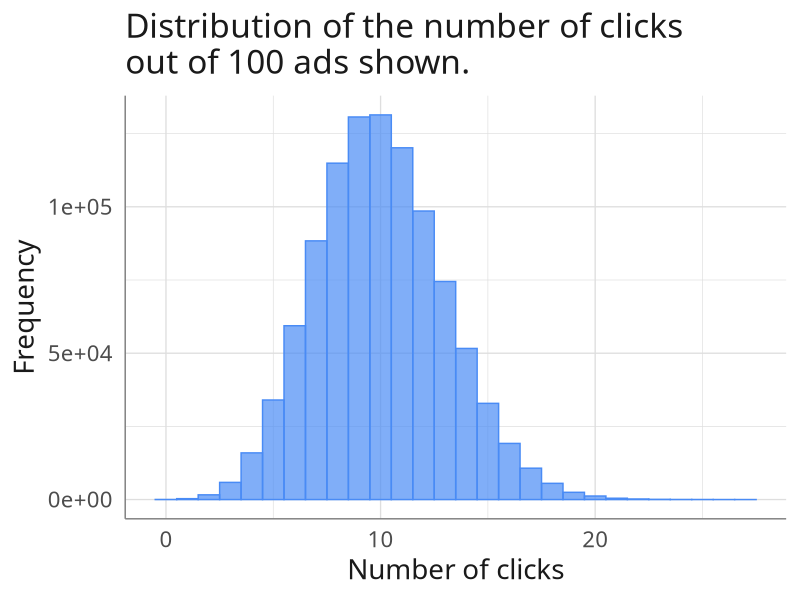
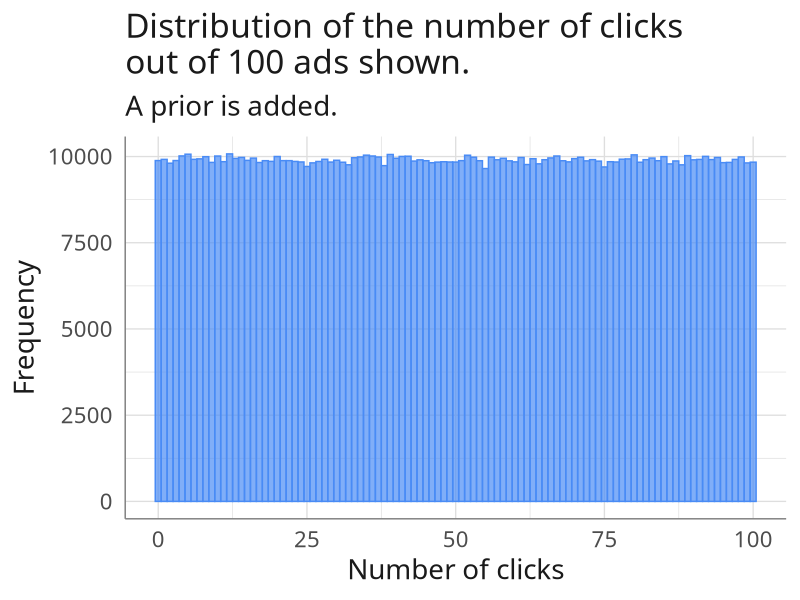
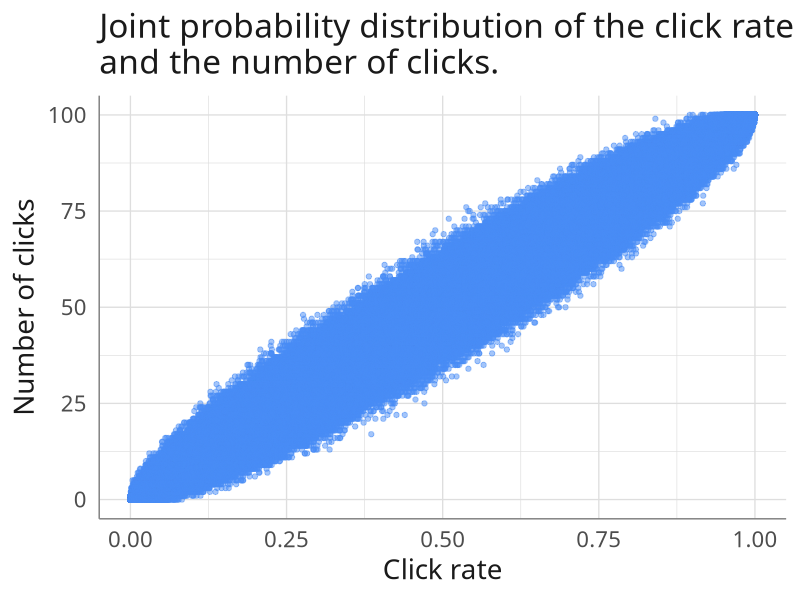
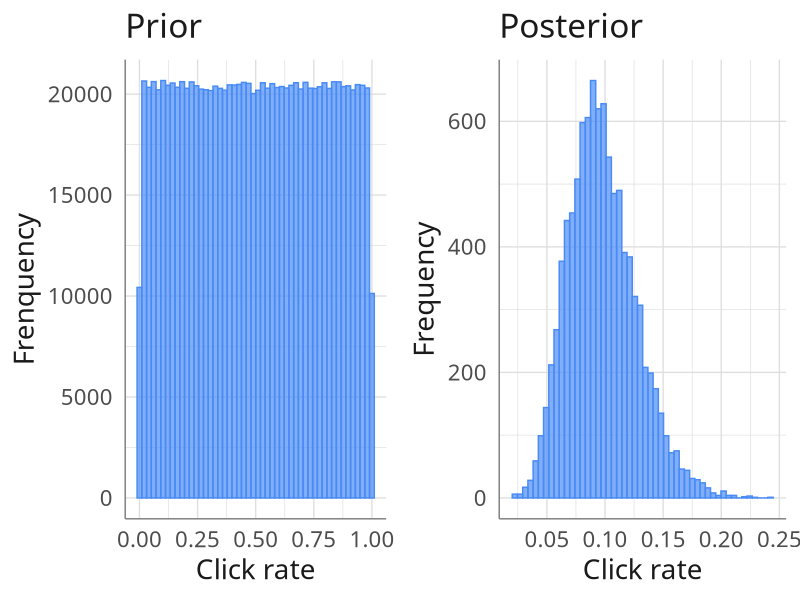

Here is the R script that generated these plots, in order:
## ---- chunk 1
library("knitr")
opts_chunk$set(echo = FALSE, eval = TRUE, warning = FALSE, message = FALSE, cache = FALSE, fig.align = 'center', dpi = 300, out.width = '75%')
## ---- chunk 2
library("ggplot2") # data visualisation
library("gridExtra") # arrange plot in grid
library("magrittr") # pipe operators

# Set default ggplot theme
theme_set(
  theme_light(
  base_size = 20
  ) +
  theme(
    text = element_text(family = "Gibson", colour = "gray10"),
    panel.border = element_blank(),
    axis.line = element_line(colour = "gray50", size = .5),
    axis.ticks = element_blank(),
    strip.background = element_rect(colour = "gray50", fill = "transparent", size = .7),
    strip.text.x = element_text(colour = "gray10"),
    legend.key.size = unit(2, "cm")
  )
)

# Set default color
default_base_color <- rgb(73, 139, 245, maxColorValue = 255)
new_geom_defaults <- list(
  # Geoms that only require a default colour.
  list(geom = "abline", new = list(colour = default_base_color)),
  list(geom = "point", new = list(colour = default_base_color)),
  list(geom = "density", new = list(colour = default_base_color)),
  list(geom = "errorbar", new = list(colour = default_base_color)),
  list(geom = "errorbarh", new = list(colour = default_base_color)),
  list(geom = "hline", new = list(colour = default_base_color)),
  list(geom = "vline", new = list(colour = default_base_color)),
  list(geom = "line", new = list(colour = default_base_color)),
  list(geom = "text", new = list(colour = "black")),
  # Geoms that only require a default fill.
  list(geom = "area", new = list(fill = default_base_color, colour = default_base_color, alpha = .7)),
  list(geom = "ribbon", new = list(fill = default_base_color)),
  list(geom = "bar", new = list(fill = default_base_color)),
  list(geom = "col", new = list(fill = default_base_color)),
  list(geom = "dotplot", new = list(fill = default_base_color)),
  # Special geoms.
  list(geom = "boxplot", new = list(fill = default_base_color, colour = default_base_color, alpha = .7)),
  list(geom = "smooth", new = list(fill = default_base_color, colour = default_base_color, alpha = .7)),
  list(geom = "dotplot", new = list(colour = default_base_color, fill = default_base_color))
)
a <- lapply(X = new_geom_defaults, FUN = function(list) do.call(what = ggplot2::update_geom_defaults, args = list))

# Set default scales
discrete_colors <- c("#3D6CE8", "#EA619D", "#EACF61", "#86C7EC", "#86ECCB")
scale_colour_continuous <- function(...) ggplot2::scale_colour_viridis_c(..., option = "magma")
scale_colour_discrete <- function(...) ggplot2::scale_colour_manual(..., values = discrete_colors)
scale_fill_continuous <- function(...) ggplot2::scale_fill_viridis_c(..., option = "magma")
scale_fill_discrete <- function(...) ggplot2::scale_fill_manual(..., values = discrete_colors)
## ---- chunk 3
p_hat <- 0.09
n <- 100
conf <- 0.05
z <- quantile(rnorm(100000), probs = 1 - conf/2)
ci_low <- p_hat - z * sqrt((p_hat * (1 - p_hat)) / n)
ci_low <- round(ci_low, digits = 3)
ci_high <- p_hat + z * sqrt((p_hat * (1 - p_hat)) / n)
ci_high <- round(ci_high, digits = 3)
## ---- chunk 4
# Generate 1000 values of number of clicks out of 100 ads shown
n_samples <- 1000000
n_ads_shown <- 100
proportion_clicks <- 0.1
n_clicks <- rbinom(n_samples, size = n_ads_shown, prob = proportion_clicks)
## ---- chunk 5
ggplot(
  data = data.frame(n_clicks),
  mapping = aes(x = n_clicks)
) + 
  geom_histogram(
    binwidth = 1,
    alpha = .7,
    color = rgb(73, 139, 245, maxColorValue = 255)
  ) + 
  labs(
    x = "Number of clicks",
    y = "Frequency",
    title = "Distribution of the number of clicks \nout of 100 ads shown."
  )
## ---- chunk 6
# Uniform distribution over [0, 1]
proportion_clicks <- runif(n_samples, 0, 1)
## ---- chunk 7
# Generate 1000 values of number of clicks out of 100 ads shown
n_clicks <- rbinom(n_samples, size = n_ads_shown, prob = proportion_clicks)
## ---- chunk 8
ggplot(
  data = data.frame(n_clicks),
  mapping = aes(x = n_clicks)
) + 
  geom_histogram(
    binwidth = 1,
    alpha = .7,
    color = rgb(73, 139, 245, maxColorValue = 255)
  ) + 
  labs(
    x = "Number of clicks",
    y = "Frequency",
    title = "Distribution of the number of clicks \nout of 100 ads shown.",
    subtitle = "A prior is added."
  )
## ---- chunk 9
ggplot(
  data = data.frame(n_clicks, proportion_clicks),
  mapping = aes(x = proportion_clicks, y = n_clicks)
) +
  geom_point(
    binwidth = 1,
    fill = rgb(73, 139, 245, maxColorValue = 255),
    alpha = .5
  ) + 
  labs(
    x = "Click rate",
    y = "Number of clicks",
    title = "Joint probability distribution of the click rate \nand the number of clicks."
  )
## ---- chunk 10
# Uniform distribution over [0, 0.2]
proportion_clicks <- runif(n_samples, 0, .2)
# Generate 1000 values of number of clicks out of 100 ads shown
n_clicks <- rbinom(n_samples, size = n_ads_shown, prob = proportion_clicks)
# p1 <- ggplot(
#   data = data.frame(n_clicks),
#   mapping = aes(x = n_clicks)
# ) +
#   geom_histogram(
#     binwidth = 1,
#     alpha = .7,
#     color = rgb(73, 139, 245, maxColorValue = 255)
#   ) +
#   labs(
#     x = "Number of clicks",
#     y = "Frequency",
#     title = "Distribution of the number of clicks \nout of 100 ads shown.",
#     subtitle = "A prior is added."
#   )
# p2 <- ggplot(
#   data = data.frame(n_clicks, proportion_clicks),
#   mapping = aes(x = proportion_clicks, y = n_clicks)
# ) +
#   geom_point(
#     binwidth = 1,
#     fill = rgb(73, 139, 245, maxColorValue = 255),
#     alpha = .5
#   ) +
#   labs(
#     x = "Click rate",
#     y = "Number of clicks",
#     title = "Joint probability distribution of the click rate \nand the number of clicks."
#   )
# grid.arrange(p1, p2, ncol = 2)
## ---- chunk 11
proportion_clicks <- runif(n_samples, 0, 1)
n_clicks <- rbinom(n_samples, size = n_ads_shown, prob = proportion_clicks)
prior <- data.frame(proportion_clicks, n_clicks)
posterior <- prior[prior$n_clicks == 9, ]
## ---- chunk 12
p1 <- ggplot(
  data = data.frame(proportion_clicks),
  mapping = aes(x = proportion_clicks)
) + 
  geom_histogram( 
    bins = 50,
    alpha = .7,
    color = rgb(73, 139, 245, maxColorValue = 255)
  ) + 
  labs(
    x = "Click rate",
    y = "Frenquency",
    title = "Prior"
  )
p2 <- ggplot(
  data = posterior,
  mapping = aes(x = proportion_clicks)
) + 
  geom_histogram(
    bins = 50,
    alpha = .7,
    color = rgb(73, 139, 245, maxColorValue = 255)
  ) + 
  labs(
    x = "Click rate",
    y = "Frequency",
    title = "Posterior"
  )
grid.arrange(p1, p2, ncol = 2)
## ---- chunk 13
proportion_clicks <- runif(n_samples, 0, .2)
n_clicks <- rbinom(n_samples, size = n_ads_shown, prob = proportion_clicks)
prior <- data.frame(proportion_clicks, n_clicks)
posterior <- prior[prior$n_clicks == 9, ]
